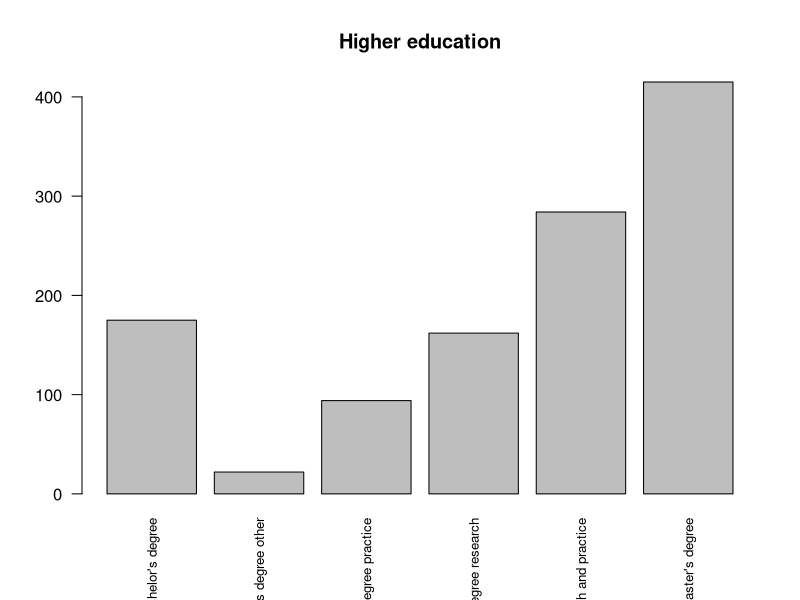
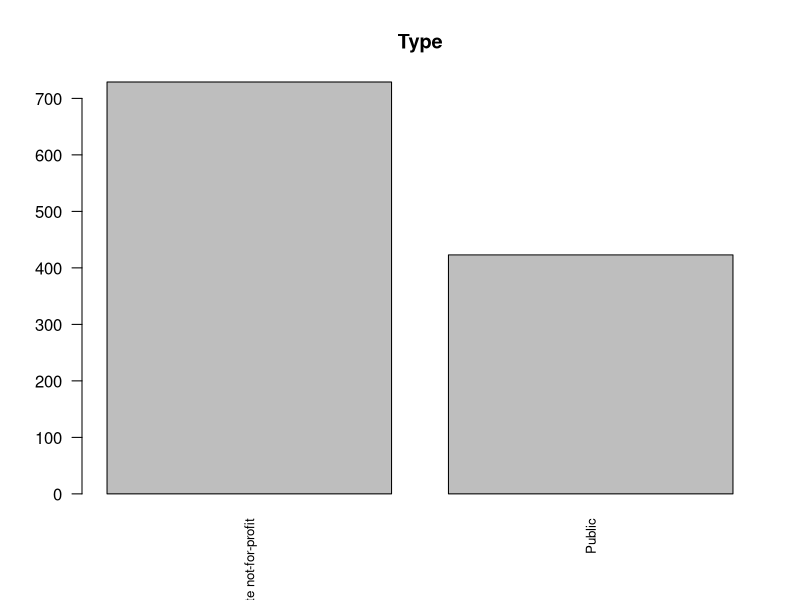
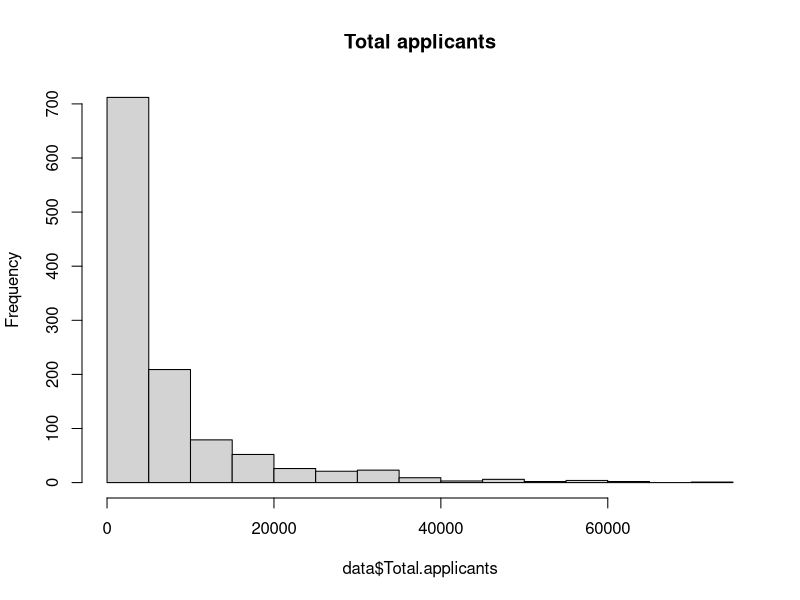
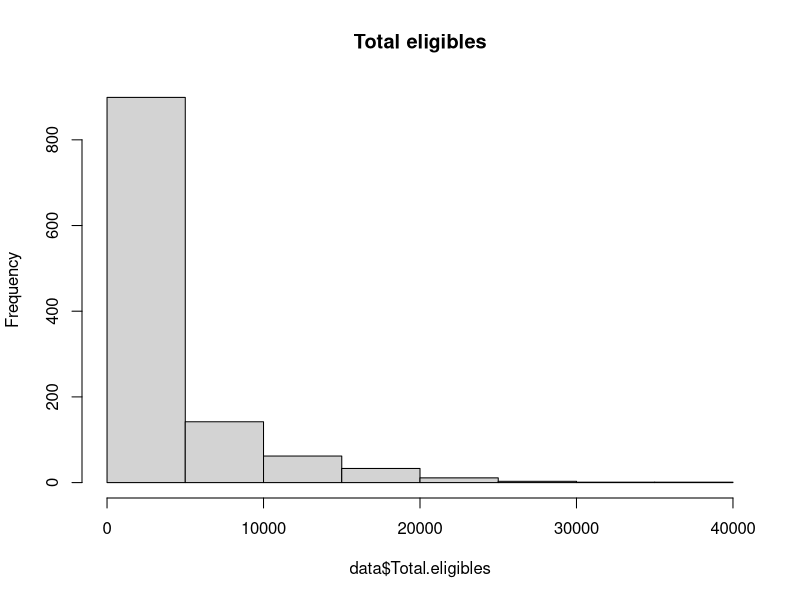
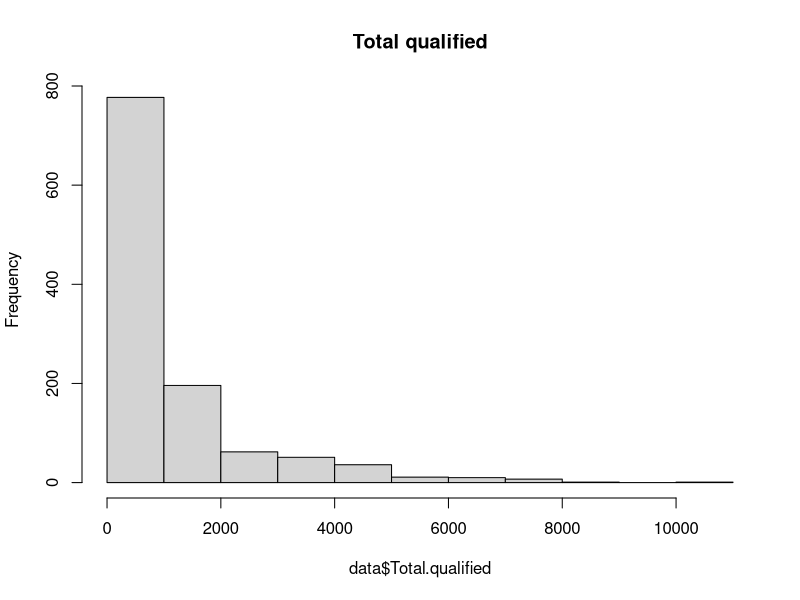
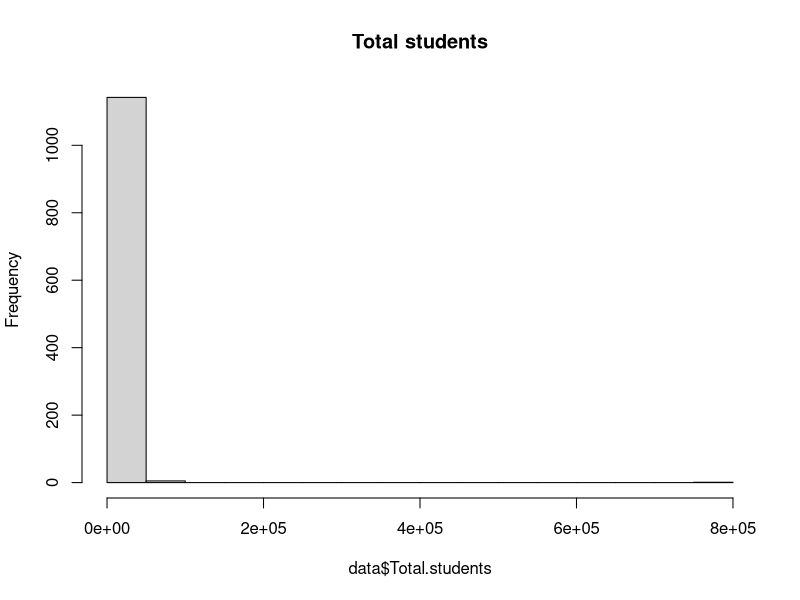
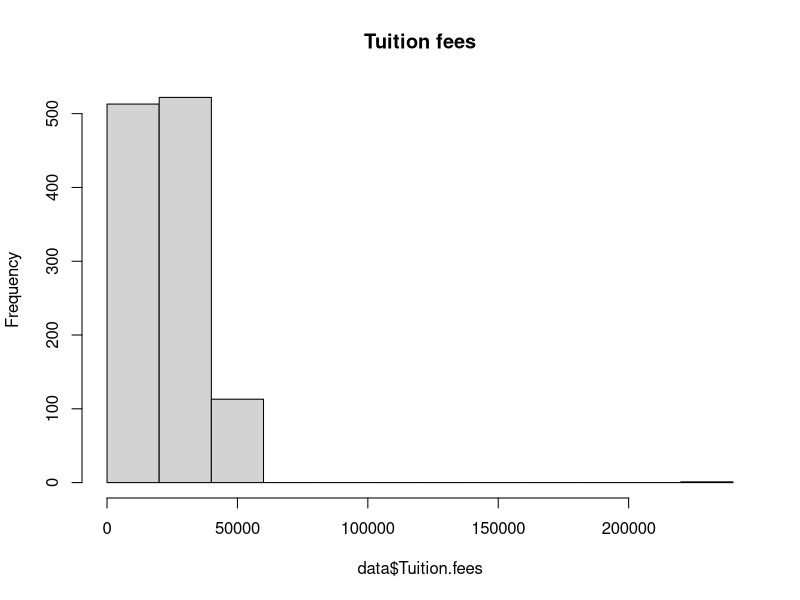
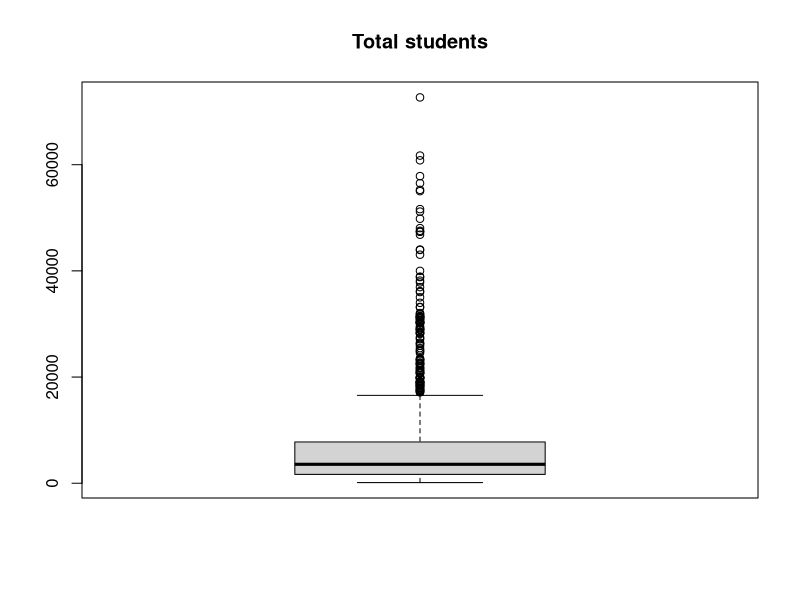

These charts were generated, in order, by the following R code:
data <- read.csv("./data/university1.csv", sep = ";")
View(data)

# check data head and structure
head(data, 4)
str(data)
View (data)

# ------------------------------------------------------------
# check for outliers
# ------------------------------------------------------------

## qualitative variables
table(data$Higher.degree) # count per category
prop.table(table(data$Higher.degree))

barplot(table(data$Higher.degree), horiz=F, las=2, 
        cex.names=0.8, main="Higher education")

barplot(table(data$Type), horiz=F, las=2, 
        cex.names=0.8, main="Type")

# group together cats w low frequency
data$Higher.degree.rec[data$Higher.degree=="Bachelor's degree"] <- "Bacherlor's degree"

View(data)


## quantitative variables
hist(data$Total.applicants, main="Total applicants")
hist(data$Total.eligibles, main="Total eligibles")
hist(data$Total.qualified, main="Total qualified")
hist(data$Total.students, main="Total students")
hist(data$Tuition.fees, main="Tuition fees")

# observe extreme values for all quantitative
# this one is to delete, for example
boxplot(data$Total.applicants, main="Total students")
boxplot(data$Total.eligibles, main="Total eligibles")
boxplot(data$Total.qualified, main="Total qualified")
boxplot(data$Total.students, main="Total students")
boxplot(data$Tuition.fees, main="Total fees")

# without outliers
data.wo <- data[data$Total.students < 400000 & data$Tuition.fees < 150000, ]
View(data.wo)
boxplot(data.wo$Total.applicants, main="Total students")
boxplot(data.wo$Total.eligibles, main="Total eligibles")
boxplot(data.wo$Total.qualified, main="Total qualified")
boxplot(data.wo$Total.students, main="Total students")
boxplot(data.wo$Tuition.fees, main="Total fees")


# transform variables
data.wo$log.Total.applicants=log(data.wo$Total.applicants)
data.wo$log.Total.eligibles=log(data.wo$Total.eligibles)
data.wo$log.Total.qualified=log(data.wo$Total.qualified)
data.wo$log.Total.students=log(data.wo$Total.students)
data.wo$log.Tuition.fees=log(data.wo$Tuition.fees)

View(data.wo)

# transform variables
hist(data.wo$log.Total.applicants, main="Log Total Applicants")
hist(data.wo$log.Total.eligibles, main="Log Total Eligibles")
hist(data.wo$log.Total.qualified, main="Log Total Qualified")
hist(data.wo$log.Tuition.fees, main="Log Tuition Fees")















